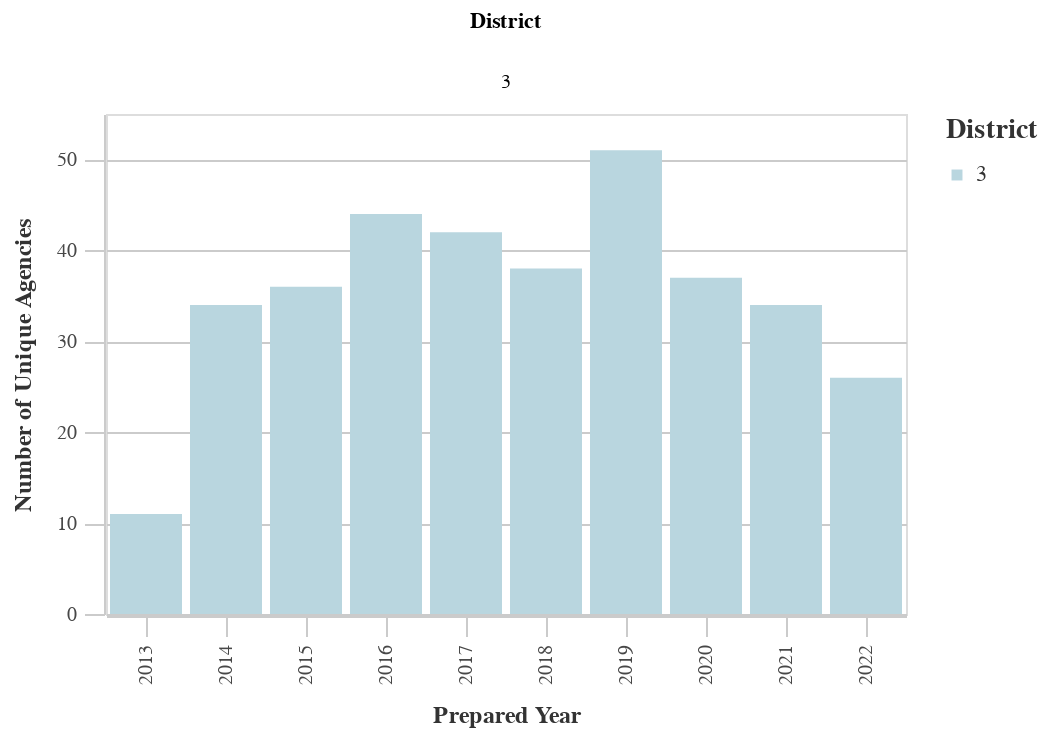

The notebook cell saved with this chart:
### Code cell
#Unique Prefixes by Dist
dist_years_prefix = ((
        df
        >> group_by(_.prepared_y, _.dist)
        >> summarize(n=_.prefix.nunique())
        >> arrange(-_.prepared_y)
    ).rename(columns={'dist':'District', 'n':'Count'}))

chart11 = (alt.Chart(dist_years_prefix).mark_bar().encode(
        column='District:N',
        x=alt.X('prepared_y:O', title='Prepared Year'),
        y=alt.Y('Count:Q', title='Number of Unique Agencies'),
        color = alt.Color("District:N", 
                              scale=alt.Scale(
                                  range=altair_utils.CALITP_SEQUENTIAL_COLORS),  
                               legend=alt.Legend(title="District")
                              )
                              ))
chart11 = styleguide.preset_chart_config(chart11)
chart11 = _dla_utils_reports.add_tooltip(chart11, 'prepared_y','Count')
    
display(HTML("<h4><strong>Number of Unique Prefix Codes by District</strong></h4>"))
chart11

### Figure 1 — Vega-Lite specification as saved in the notebook (floating-point values rounded to 4 significant figures)
{"config": {"view": {"continuousWidth": 400, "continuousHeight": 300}, "axis": {"domainColor": "#cbcbcb", "grid": true, "gridColor": "#cbcbcb", "gridWidth": 1, "labelColor": "#474747", "labelFont": "Nunito Sans", "labelFontSize": 10, "labelPadding": 4, "tickColor": "#cbcbcb", "tickSize": 10, "titleColor": "#333", "titleFont": "Raleway", "titleFontSize": 12, "titlePadding": 10}, "axisBand": {"grid": false}, "background": "white", "font": "Raleway", "header": {"labelFont": "Nunito Sans", "titleFont": "Raleway"}, "legend": {"labelColor": "#333", "labelFont": "Nunito Sans", "labelFontSize": 11, "labelLimit": 0, "padding": 1, "symbolSize": 30, "symbolType": "square", "titleColor": "#333", "titleFont": "Raleway", "titleFontSize": 14, "titlePadding": 10}, "title": {"anchor": "middle", "font": "Raleway", "fontSize": 18, "fontWeight": 300, "offset": 20}}, "data": {"name": "data-46334a75dee5d858ecb5c4b234d14985"}, "mark": "bar", "encoding": {"color": {"field": "District", "legend": {"title": "District"}, "scale": {"range": ["#B9D6DF", "#8CBCCB", "#2EA8CE", "#136C97", "#0B405B"]}, "type": "nominal"}, "column": {"field": "District", "type": "nominal"}, "tooltip": [{"field": "prepared_y", "type": "quantitative"}, {"field": "Count", "type": "quantitative"}], "x": {"field": "prepared_y", "title": "Prepared Year", "type": "ordinal"}, "y": {"field": "Count", "title": "Number of Unique Agencies", "type": "quantitative"}}, "height": 250, "width": 400, "$schema": "https://vega.github.io/schema/vega-lite/v4.17.0.json", "datasets": {"data-46334a75dee5d858ecb5c4b234d14985": [{"prepared_y": 2022.0, "District": 3, "Count": 26}, {"prepared_y": 2021.0, "District": 3, "Count": 34}, {"prepared_y": 2020.0, "District": 3, "Count": 37}, {"prepared_y": 2019.0, "District": 3, "Count": 51}, {"prepared_y": 2018.0, "District": 3, "Count": 38}, {"prepared_y": 2017.0, "District": 3, "Count": 42}, {"prepared_y": 2016.0, "District": 3, "Count": 44}, {"prepared_y": 2015.0, "District": 3, "Count": 36}, {"prepared_y": 2014.0, "District": 3, "Count": 34}, {"prepared_y": 2013.0, "District": 3, "Count": 11}]}}
